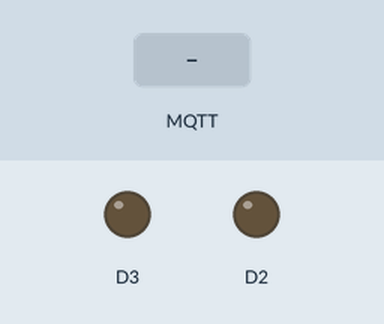
Recording of a sketch running on a simulated ESP8266 (NodeMCU). Shown: output pins drawn as LEDs (lit = HIGH). Inputs (shaded band) come from the test bench. WiFi joins after 1.5 s; servers stay silent unless stated; random numbers use the default seed unless the sketch sets one; no MQTT or app messages arrive unless stated; what the sketch prints to the serial monitor is not drawn.

Above: at 2.7 s.
2.8 s: MQTT message "1" arrives on the first subscribed topic
At 3.8 s:
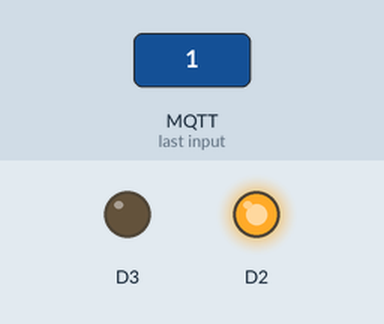
4.3 s: MQTT message "1" arrives on the second subscribed topic
At 5.0 s:
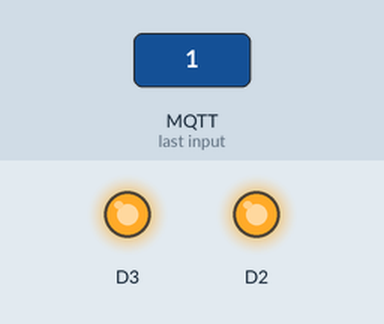
5.8 s: MQTT message "0" arrives on the first subscribed topic
At 6.1 s:
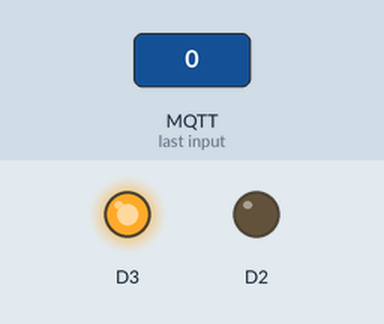
7.3 s: MQTT message "0" arrives on the second subscribed topic
At 8.5 s:
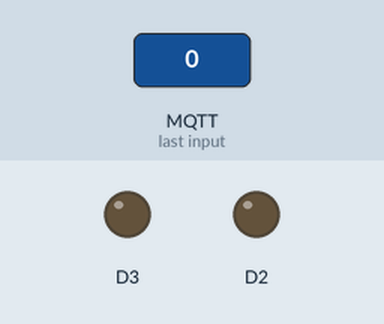
Timing chart, 0 to 9.8 s (numbered marks = the images above; inputs shaded):
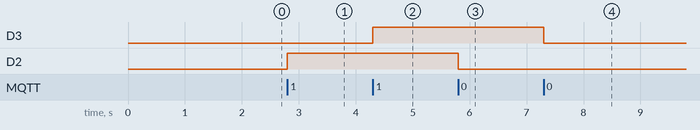

The sketch:

Aktuator.ino
```cpp
#include <PubSubClient.h>
#include <ESP8266WiFi.h>


const char* ssid = "";
const char* password = "";
const char* mqtt_server = "";

WiFiClient espClient;
PubSubClient client(espClient);


void setup_wifi() {

  delay(10);
  Serial.println();
  Serial.print("Connecting to ");
  Serial.println(ssid);
  //WiFi.mode(WIFI_STA);
  WiFi.begin(ssid, password);

  while (WiFi.status() != WL_CONNECTED) {
    delay(500);
    Serial.print(".");
  }

  randomSeed(micros());

  Serial.println("");
  Serial.println("WiFi connected");
  Serial.println("IP address: ");
  Serial.println(WiFi.localIP());
}

void callback(char* topic, byte* payload, unsigned int length) {

   String callTopic = "";
   int i = 0;

   while((char)topic[i] != 0){

    callTopic += (char)topic[i];
    i++;
   }

   if(callTopic.equals("inputkendali/kipas")){

    if((char)payload[0] == '1'){

      digitalWrite(D2, HIGH);

    }
    else if((char)payload[0] == '0'){

      digitalWrite(D2, LOW);

    }

   }

   if(callTopic.equals("inputkendali/pompa")){

    if((char)payload[0] == '1'){

      digitalWrite(D3, HIGH);

    }

    else if((char)payload[0] == '0'){

      digitalWrite(D3, LOW);

    }

   }
}


void reconnect() {

  while (!client.connected()) {

    Serial.print("Attempting MQTT connection...");
    String clientId = "ESP8266Client-";
    clientId += String(random(0xffff), HEX);

    if (client.connect(clientId.c_str())) {

      Serial.println("connected");
      client.subscribe("inputkendali/kipas");
      client.subscribe("inputkendali/pompa");


    } else {

      Serial.print("failed, rc=");
      Serial.print(client.state());
      Serial.println(" try again in 5 seconds");

      delay(5000);

    }
  }
}

void setup() {

  pinMode(D2, OUTPUT);
  pinMode(D3, OUTPUT);
  Serial.begin(9600);
  setup_wifi();
  client.setServer(mqtt_server, 1883);
  client.setCallback(callback);

}

void loop() {

  if (!client.connected()) {

    reconnect();
  }

  client.loop();


}
```

Measured:
- after the input at 2.8 s, D2: LOW → HIGH at once
- after the input at 4.3 s, D3: LOW → HIGH at once
- after the input at 5.8 s, D2: HIGH → LOW at once
- after the input at 7.3 s, D3: HIGH → LOW at once
